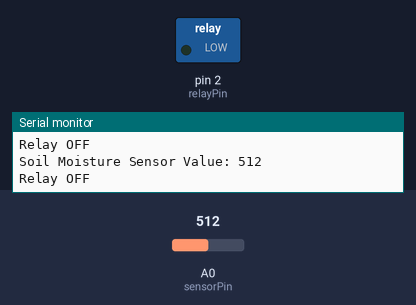
The sketch below on a simulated Arduino Uno, built with avr-gcc and run on an emulated ATmega328P. On the bench: switched loads named in the sketch (green lamp = pin HIGH), the last lines printed to the serial monitor. Inputs (shaded band) come from the test bench; at power-on: A0 (sensorPin) = 512.

Above: at 1.3 s.
1.4 s: A0 (sensorPin) set to 312
2.9 s: A0 (sensorPin) set to 281
At 3.4 s:
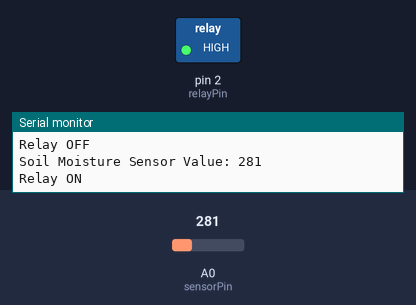
4.5 s: A0 (sensorPin) set to 306
At 5.7 s:
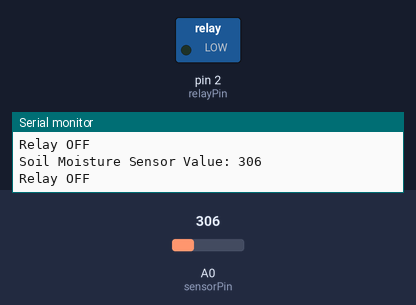
6.0 s: A0 (sensorPin) set to 290
At 7.1 s:
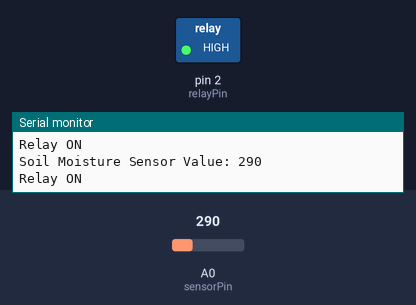
Timing chart, 0 to 8.5 s (numbered marks = the images above; inputs shaded):
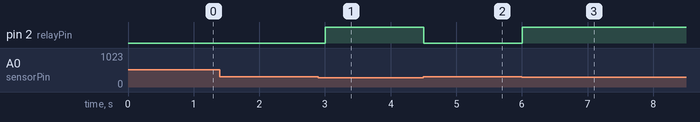

The sketch:

Subject_Design_and_Technology_Mathayom_3.ino
```cpp
//วิชาออกแบบและเทคโนโลยี ม.3
//นำทีมโดย ด.ช.พีรพล โกละกะ เลขที่ 14
//โค้ดต่อไปนี้ ใช้สำหรับแปลงสัญญาณ ถ้าให้พูดง่ายๆคือ ตามปกติแล้ว เซ็นเซอร์วัดความชื้นจะไม่ทำงานเมื่อดินไม่ชื้น แต่จุดประสงค์ของเราคือ จะให้เซ็นเซอร์ทำงานเมื่อดินไม่ชื้น ก็เลยได้มีโค้ดนี้ขึ้นมา เพื่อแปลงสัญญาณ

int sensorPin = A0;  // ขา A0 ใช้สำหรับเซนเซอร์วัดความชื้นของดิน
int relayPin = 2;    // ขา 2 ใช้สำหรับรีเลย์

void setup() {
  pinMode(sensorPin, INPUT);  // กำหนดขา A0 เป็นขาอินพุต
  pinMode(relayPin, OUTPUT);  // กำหนดขา 2 เป็นขาเอาต์พุต
  digitalWrite(relayPin, LOW); // เริ่มต้นให้รีเลย์ปิด (ไม่ทำงาน)
  Serial.begin(9600);  // เริ่มต้น Serial สำหรับการดีบัก
}

void loop() {
  int sensorValue = analogRead(sensorPin);  // อ่านค่าจากเซนเซอร์วัดความชื้น

  // แสดงค่าที่อ่านได้จากเซนเซอร์ทาง Serial Monitor
  Serial.print("Soil Moisture Sensor Value: ");
  Serial.println(sensorValue);

  // ถ้าค่าเซนเซอร์น้อยกว่า 300 (หมายถึงความชื้นน้อย)
  if (sensorValue < 300) {
    digitalWrite(relayPin, HIGH);  // สั่งให้รีเลย์ทำงาน (เปิด)
    Serial.println("Relay ON");    // แสดงสถานะทาง Serial Monitor
  } else {
    digitalWrite(relayPin, LOW);   // สั่งให้รีเลย์หยุดทำงาน (ปิด)
    Serial.println("Relay OFF");   // แสดงสถานะทาง Serial Monitor
  }

  delay(500);  // หน่วงเวลา 0.5 วินาที
}
```

Measured:
- the behaviour switches between 300 and 299 on A0 (sensorPin) (found by bisection; images 0 and 1)
- after the input at 2.9 s, pin 2 (relayPin): LOW → HIGH after 0.10 s
- after the input at 4.5 s, pin 2 (relayPin): HIGH → LOW at once
- after the input at 6.0 s, pin 2 (relayPin): LOW → HIGH at once
